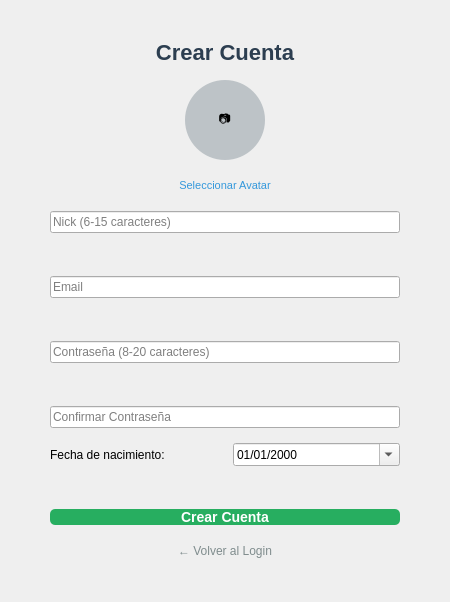
<?xml version="1.0" encoding="UTF-8"?>
<ui version="4.0">
 <class>RegisterView</class>
 <widget class="QWidget" name="RegisterView">
  <property name="geometry">
   <rect>
    <x>0</x>
    <y>0</y>
    <width>450</width>
    <height>600</height>
   </rect>
  </property>
  <layout class="QVBoxLayout" name="mainLayout">
   <property name="spacing">
    <number>15</number>
   </property>
   <property name="leftMargin">
    <number>50</number>
   </property>
   <property name="topMargin">
    <number>40</number>
   </property>
   <property name="rightMargin">
    <number>50</number>
   </property>
   <property name="bottomMargin">
    <number>40</number>
   </property>
   <item>
    <widget class="QLabel" name="titleLabel">
     <property name="text">
      <string>Crear Cuenta</string>
     </property>
     <property name="alignment">
      <set>Qt::AlignCenter</set>
     </property>
     <property name="styleSheet">
      <string>font-size: 22px; font-weight: bold; color: #2C3E50;</string>
     </property>
    </widget>
   </item>
   <item>
    <spacer name="topSpacer">
     <property name="orientation">
      <enum>Qt::Vertical</enum>
     </property>
     <property name="sizeHint" stdset="0">
      <size>
       <width>20</width>
       <height>10</height>
      </size>
     </property>
    </spacer>
   </item>
   <item>
    <layout class="QHBoxLayout" name="avatarLayout">
     <item>
      <spacer name="avatarLeftSpacer">
       <property name="orientation">
        <enum>Qt::Horizontal</enum>
       </property>
      </spacer>
     </item>
     <item>
      <widget class="QLabel" name="avatarLabel">
       <property name="minimumSize">
        <size>
         <width>80</width>
         <height>80</height>
        </size>
       </property>
       <property name="maximumSize">
        <size>
         <width>80</width>
         <height>80</height>
        </size>
       </property>
       <property name="styleSheet">
        <string>background-color: #BDC3C7; border-radius: 40px;</string>
       </property>
       <property name="text">
        <string>📷</string>
       </property>
       <property name="alignment">
        <set>Qt::AlignCenter</set>
       </property>
      </widget>
     </item>
     <item>
      <spacer name="avatarRightSpacer">
       <property name="orientation">
        <enum>Qt::Horizontal</enum>
       </property>
      </spacer>
     </item>
    </layout>
   </item>
   <item>
    <widget class="QPushButton" name="selectAvatarButton">
     <property name="text">
      <string>Seleccionar Avatar</string>
     </property>
     <property name="flat">
      <bool>true</bool>
     </property>
     <property name="styleSheet">
      <string>color: #3498DB; font-size: 11px;</string>
     </property>
    </widget>
   </item>
   <item>
    <widget class="QLineEdit" name="nickEdit">
     <property name="placeholderText">
      <string>Nick (6-15 caracteres)</string>
     </property>
     <property name="minimumHeight">
      <number>38</number>
     </property>
    </widget>
   </item>
   <item>
    <widget class="QLabel" name="nickErrorLabel">
     <property name="styleSheet">
      <string>color: #E74C3C; font-size: 11px;</string>
     </property>
    </widget>
   </item>
   <item>
    <widget class="QLineEdit" name="emailEdit">
     <property name="placeholderText">
      <string>Email</string>
     </property>
     <property name="minimumHeight">
      <number>38</number>
     </property>
    </widget>
   </item>
   <item>
    <widget class="QLabel" name="emailErrorLabel">
     <property name="styleSheet">
      <string>color: #E74C3C; font-size: 11px;</string>
     </property>
    </widget>
   </item>
   <item>
    <widget class="QLineEdit" name="passwordEdit">
     <property name="placeholderText">
      <string>Contraseña (8-20 caracteres)</string>
     </property>
     <property name="echoMode">
      <enum>QLineEdit::Password</enum>
     </property>
     <property name="minimumHeight">
      <number>38</number>
     </property>
    </widget>
   </item>
   <item>
    <widget class="QLabel" name="passwordErrorLabel">
     <property name="styleSheet">
      <string>color: #E74C3C; font-size: 11px;</string>
     </property>
    </widget>
   </item>
   <item>
    <widget class="QLineEdit" name="confirmPasswordEdit">
     <property name="placeholderText">
      <string>Confirmar Contraseña</string>
     </property>
     <property name="echoMode">
      <enum>QLineEdit::Password</enum>
     </property>
     <property name="minimumHeight">
      <number>38</number>
     </property>
    </widget>
   </item>
   <item>
    <layout class="QHBoxLayout" name="birthdateLayout">
     <item>
      <widget class="QLabel" name="birthdateLabel">
       <property name="text">
        <string>Fecha de nacimiento:</string>
       </property>
      </widget>
     </item>
     <item>
      <widget class="QDateEdit" name="birthdateEdit">
       <property name="minimumHeight">
        <number>38</number>
       </property>
       <property name="calendarPopup">
        <bool>true</bool>
       </property>
       <property name="displayFormat">
        <string>dd/MM/yyyy</string>
       </property>
      </widget>
     </item>
    </layout>
   </item>
   <item>
    <widget class="QLabel" name="birthdateErrorLabel">
     <property name="styleSheet">
      <string>color: #E74C3C; font-size: 11px;</string>
     </property>
    </widget>
   </item>
   <item>
    <spacer name="middleSpacer">
     <property name="orientation">
      <enum>Qt::Vertical</enum>
     </property>
     <property name="sizeHint" stdset="0">
      <size>
       <width>20</width>
       <height>15</height>
      </size>
     </property>
    </spacer>
   </item>
   <item>
    <widget class="QPushButton" name="registerButton">
     <property name="text">
      <string>Crear Cuenta</string>
     </property>
     <property name="minimumHeight">
      <number>45</number>
     </property>
     <property name="styleSheet">
      <string>background-color: #27AE60; color: white; font-size: 14px; font-weight: bold; border-radius: 5px;</string>
     </property>
    </widget>
   </item>
   <item>
    <widget class="QPushButton" name="backButton">
     <property name="text">
      <string>← Volver al Login</string>
     </property>
     <property name="flat">
      <bool>true</bool>
     </property>
     <property name="styleSheet">
      <string>color: #7F8C8D; font-size: 12px;</string>
     </property>
    </widget>
   </item>
  </layout>
 </widget>
 <resources/>
 <connections/>
</ui>
